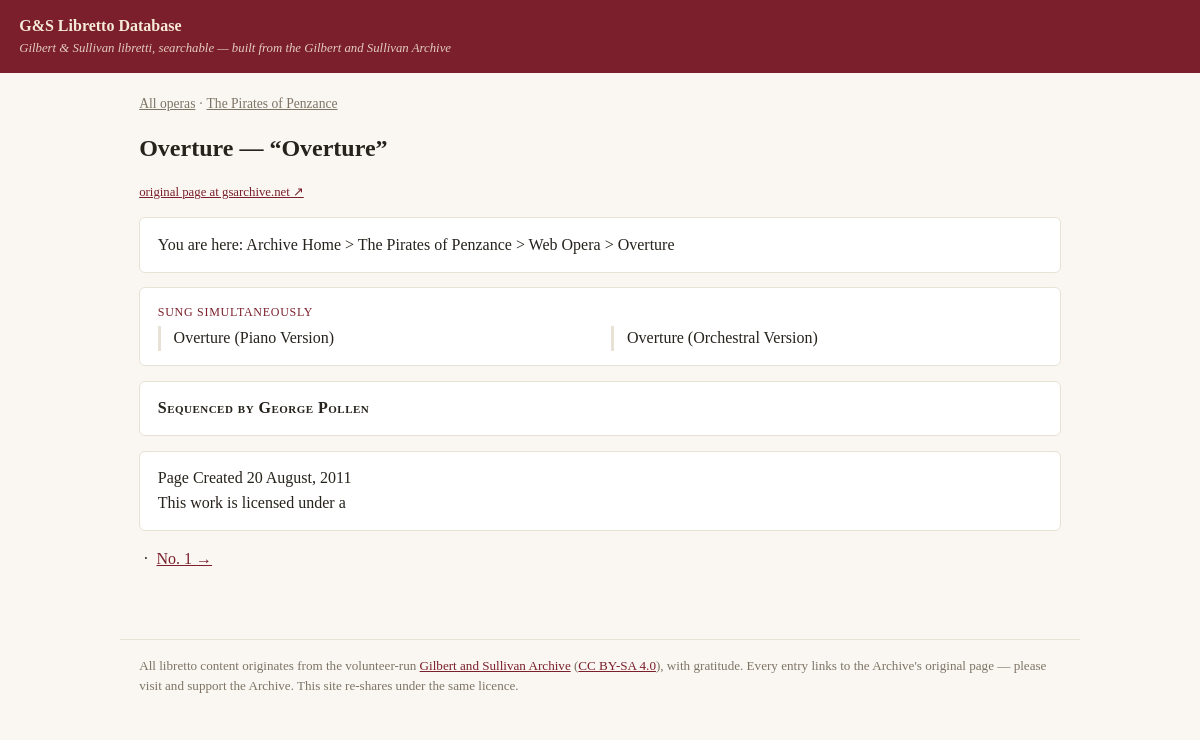
The page /opera/pirates/1 on the database its author committed.
### tables this page shows
CREATE TABLE opera (
    id            INTEGER PRIMARY KEY,
    slug          TEXT NOT NULL UNIQUE,     -- 'pirates'
    title         TEXT NOT NULL,            -- 'The Pirates of Penzance'
    premiere_year INTEGER,
    site_path     TEXT NOT NULL             -- section path on gsarchive.net
);

CREATE TABLE section (
    id          INTEGER PRIMARY KEY,
    opera_id    INTEGER NOT NULL REFERENCES opera(id),
    act         INTEGER,                    -- 1, 2 (0 = front matter)
    seq         INTEGER NOT NULL,           -- performance order within opera
    kind        TEXT NOT NULL CHECK (kind IN ('number', 'dialogue')),
    number_label TEXT,                      -- 'No. 9 & 10', 'Overture'; NULL for dialogue
    title       TEXT,                       -- first-line title, e.g.
                                            -- 'Poor wandering one!'
    source_page TEXT NOT NULL,              -- snapshot-relative path of source HTML
    source_url  TEXT NOT NULL,              -- live gsarchive.net URL
    UNIQUE (opera_id, seq)
);

CREATE TABLE block (
    id            INTEGER PRIMARY KEY,
    section_id    INTEGER NOT NULL REFERENCES section(id),
    seq           INTEGER NOT NULL,         -- order within section
    kind          TEXT NOT NULL CHECK (kind IN ('sung', 'spoken', 'direction')),
    source_anchor TEXT,                     -- nearest id/name anchor on the page
    source_html   TEXT,                     -- raw HTML fragment (canonical display)
    UNIQUE (section_id, seq)
);

CREATE TABLE voice (
    id          INTEGER PRIMARY KEY,
    block_id    INTEGER NOT NULL REFERENCES block(id),
    position    INTEGER NOT NULL,           -- column order, 1-based
    attribution TEXT,                       -- display label: 'Mabel', 'Girls',
                                            -- 'Edith and Kate'; NULL for a
                                            -- direction-only block
    text        TEXT NOT NULL,              -- normalised searchable text,
                                            -- lines joined with '\n'
                                            -- (directions excluded)
    lines_json  TEXT NOT NULL,              -- [{"t": "...", "d": 0|1}, ...]
                                            -- d=1 flags an inline stage direction
    UNIQUE (block_id, position)
);

### webapp/app.py (the view)
@app.get("/opera/{slug}/{seq}", response_class=HTMLResponse)
def section_page(slug: str, seq: int):
    con = db()
    s = con.execute(
        "SELECT s.*, o.title opera_title, o.slug opera_slug FROM section s "
        "JOIN opera o ON s.opera_id=o.id WHERE o.slug=? AND s.seq=?",
        (slug, seq)).fetchone()
    if not s:
        raise HTTPException(404)
    block_ids = [r["id"] for r in con.execute(
        "SELECT id FROM block WHERE section_id=? ORDER BY seq", (s["id"],))]
    blocks = [block_payload(con, i) for i in block_ids]
    neighbours = {
        "prev": con.execute("SELECT seq, number_label, title FROM section "
                            "WHERE opera_id=? AND seq<? ORDER BY seq DESC "
                            "LIMIT 1", (s["opera_id"], seq)).fetchone(),
        "next": con.execute("SELECT seq, number_label, title FROM section "
                            "WHERE opera_id=? AND seq>? ORDER BY seq LIMIT 1",
                            (s["opera_id"], seq)).fetchone(),
    }
    return render("section.html", s=s, blocks=blocks, neighbours=neighbours)

### webapp/templates/section.html (shortened to what this page needs)
{% extends "base.html" %}
{% from "_block.html" import render_block %}
{% block content %}
<div class="crumb"><a href="/">All operas</a> ·
  <a href="/opera/{{ s.opera_slug }}">{{ s.opera_title }}</a>
  {% if s.act %} · Act {{ s.act }}{% endif %}</div>
<h1>{{ s.number_label or '' }}{% if s.title %} — “{{ s.title }}”{% endif %}</h1>
<p class="srclink"><a href="{{ s.source_url }}">original page at gsarchive.net ↗</a></p>
{% for b in blocks %}{{ render_block(b, crumbs=False) }}{% endfor %}
<p>
{% if neighbours.next %} &nbsp;·&nbsp; <a href="/opera/{{ s.opera_slug }}/{{ neighbours.next.seq }}">{{ neighbours.next.number_label or neighbours.next.title or 'next' }} &rarr;</a>{% endif %}
</p>
{% endblock %}

### webapp/templates/base.html (shortened to what this page needs)
<!doctype html>
<html lang="en">
<head>
</head>
<body>
<header>
  <a href="/"><strong>G&amp;S Libretto Database</strong></a>
  <div class="sub">Gilbert &amp; Sullivan libretti, searchable — built from the
  Gilbert and Sullivan Archive</div>
</header>
<main>{% block content %}{% endblock %}</main>
<footer>
  All libretto content originates from the volunteer-run
  <a href="https://gsarchive.net">Gilbert and Sullivan Archive</a>
  (<a href="https://creativecommons.org/licenses/by-sa/4.0/">CC BY-SA 4.0</a>),
  with gratitude. Every entry links to the Archive's original page — please
  visit and support the Archive. This site re-shares under the same licence.
</footer>
</body>
</html>

### webapp/templates/_block.html (shortened to what this page needs)
{% macro render_block(b, crumbs=True) %}
<div class="{{ 'result' if crumbs else 'block' }} {{ 'simul' if b.simultaneous }}">
  {% if b.simultaneous %}<div class="simul-note">sung simultaneously</div>{% endif %}
  <div class="voices">
    {% for v in b.voices %}
    <div class="voice">
      {% if v.attribution %}<div class="attr">{{ v.attribution }}</div>{% endif %}
      {% for l in v.lines %}
      <p class="line {{ 'dir' if l.d }}">{{ l.t }}</p>
      {% endfor %}
    </div>
    {% endfor %}
  </div>
</div>
{% endmacro %}

### webapp/templates/base.html (style rules this page uses)
:root { --ink:#26221c; --paper:#faf7f2; --accent:#7a1f2b; --soft:#e8e1d5; --muted:#7d7466; }
* { box-sizing: border-box; }
body { margin:0; font:16px/1.55 Georgia, 'Times New Roman', serif; color:var(--ink); background:var(--paper); }
header { background:var(--accent); color:#f6ead9; padding:0.9rem 1.2rem; }
header a { color:inherit; text-decoration:none; }
header .sub { font-size:0.8rem; opacity:0.85; font-style:italic; }
main { max-width: 60rem; margin: 0 auto; padding: 1.2rem; }
a { color: var(--accent); }
.result, .block { background:#fff; border:1px solid var(--soft); border-radius:6px; padding:0.9rem 1.1rem; margin:0.9rem 0; }
.crumb { font-size:0.85rem; color:var(--muted); margin-bottom:0.4rem; }
.crumb a { color:inherit; }
.voices { display:flex; gap:1.4rem; flex-wrap:wrap; }
.voice { flex:1 1 14rem; min-width:12rem; }
.simul .voice { border-left:3px solid var(--soft); padding-left:0.8rem; }
.simul-note { font-size:0.75rem; letter-spacing:0.06em; text-transform:uppercase; color:var(--accent); margin-bottom:0.3rem; }
.attr { font-weight:bold; font-variant:small-caps; letter-spacing:0.03em; }
.line { margin:0; }
.srclink { font-size:0.8rem; margin-top:0.5rem; }
footer { max-width:60rem; margin:2rem auto; padding:1rem 1.2rem; border-top:1px solid var(--soft); font-size:0.82rem; color:var(--muted); }
h1 { font-size:1.5rem; }

### rows shown on the page
opera: opera_title "The Pirates of Penzance"
section: number_label "Overture", title "Overture"
block: t "You are here: Archive Home > The Pirates of Penzance > Web Opera > Overture"
block: shows "SUNG SIMULTANEOUSLY", t "Overture (Piano Version)" "Overture (Orchestral Version)"
voice: attribution "Sequenced by George Pollen"
block: t "Page Created 20 August, 2011" "This work is licensed under a"
section: next "No. 1"
